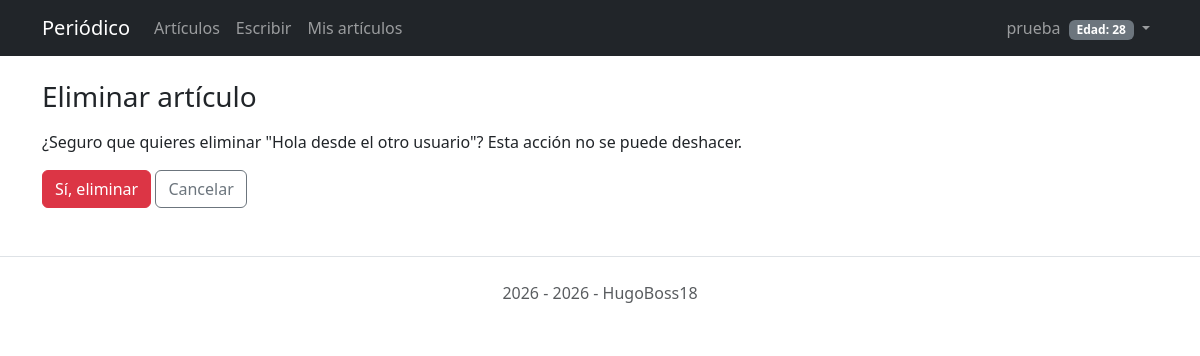
The page /articulos/3/eliminar/ (signed in) on the database its author committed.
### cuentas/models.py (models this page shows)
class UsuarioPersonalizado(AbstractUser):
    edad = models.PositiveIntegerField(null=True, blank=True)
    ciudad = models.CharField(max_length=100, blank=True)

### articulos/models.py (models this page shows, shortened)
class Articulo(models.Model):
    titulo = models.CharField("título", max_length=255)
    cuerpo = models.TextField()
    fecha = models.DateTimeField(auto_now_add=True)
    autor = models.ForeignKey(settings.AUTH_USER_MODEL, on_delete=models.CASCADE)
    class Meta:
        ordering = ["-fecha"]
        verbose_name = "artículo"
        verbose_name_plural = "artículos"
    def get_absolute_url(self):
        return reverse("articulo_detalle", kwargs={"pk": self.pk})

### articulos/views.py (the view)
# urls.py: path("<int:pk>/eliminar/", VistaEliminarArticulo.as_view(), name="articulo_eliminar"),
class VistaEliminarArticulo(LoginRequiredMixin, UserPassesTestMixin, DeleteView):
    model = Articulo
    template_name = "articulos/eliminar.html"
    success_url = reverse_lazy("articulo_lista")
    def test_func(self):
        return (
            self.request.user.is_staff
            or self.get_object().autor == self.request.user
        )

### templates/articulos/eliminar.html (shortened to what this page needs)
{% extends "base.html" %}
{% block contenido %}
  <h1 class="h3 mb-3">Eliminar artículo</h1>
  <p>¿Seguro que quieres eliminar "{{ articulo.titulo }}"? Esta acción no se puede deshacer.</p>
  <form action="" method="post">
    <button type="submit" class="btn btn-danger">Sí, eliminar</button>
    <a class="btn btn-outline-secondary" href="{{ articulo.get_absolute_url }}">Cancelar</a>
  </form>
{% endblock contenido %}

### templates/base.html (shortened to what this page needs)
<!DOCTYPE html>
<html lang="es">
<head>
  <link rel="stylesheet"
        href="https://cdn.jsdelivr.net/npm/bootstrap@5.3.8/dist/css/bootstrap.min.css"
>
</head>
<body>
  <nav class="navbar navbar-expand-md bg-dark mb-4" data-bs-theme="dark">
    <div class="container">
      <a class="navbar-brand" href="{% url 'inicio' %}">Periódico</a>
      <div class="collapse navbar-collapse" id="menu">
        <ul class="navbar-nav me-auto">
          <li class="nav-item">
            <a class="nav-link" href="{% url 'articulo_lista' %}">Artículos</a>
          </li>
          {% if user.is_authenticated %}
            <li class="nav-item">
              <a class="nav-link" href="{% url 'articulo_nuevo' %}">Escribir</a>
            </li>
            <li class="nav-item">
              <a class="nav-link" href="{% url 'articulo_mios' %}">Mis artículos</a>
            </li>
          {% endif %}
        </ul>
        <ul class="navbar-nav">
          {% if user.is_authenticated %}
            <li class="nav-item dropdown">
              <a class="nav-link dropdown-toggle" href="#" role="button"
                 data-bs-toggle="dropdown" aria-expanded="false">
                {{ user.username }}
                {% if user.edad != None %}
                  <span class="badge text-bg-secondary ms-1">Edad: {{ user.edad }}</span>
                {% endif %}
              </a>
            </li>
          {% endif %}
        </ul>
      </div>
    </div>
  </nav>
  <main class="container">
    {% block contenido %}
    {% endblock contenido %}
  </main>
  <footer class="text-center text-body-secondary py-4 mt-5 border-top">
    2026 - {% now "Y" %} - HugoBoss18
  </footer>
</body>
</html>

### rows shown on the page
UsuarioPersonalizado: username "prueba", edad "28"
Articulo: titulo "Hola desde el otro usuario"
